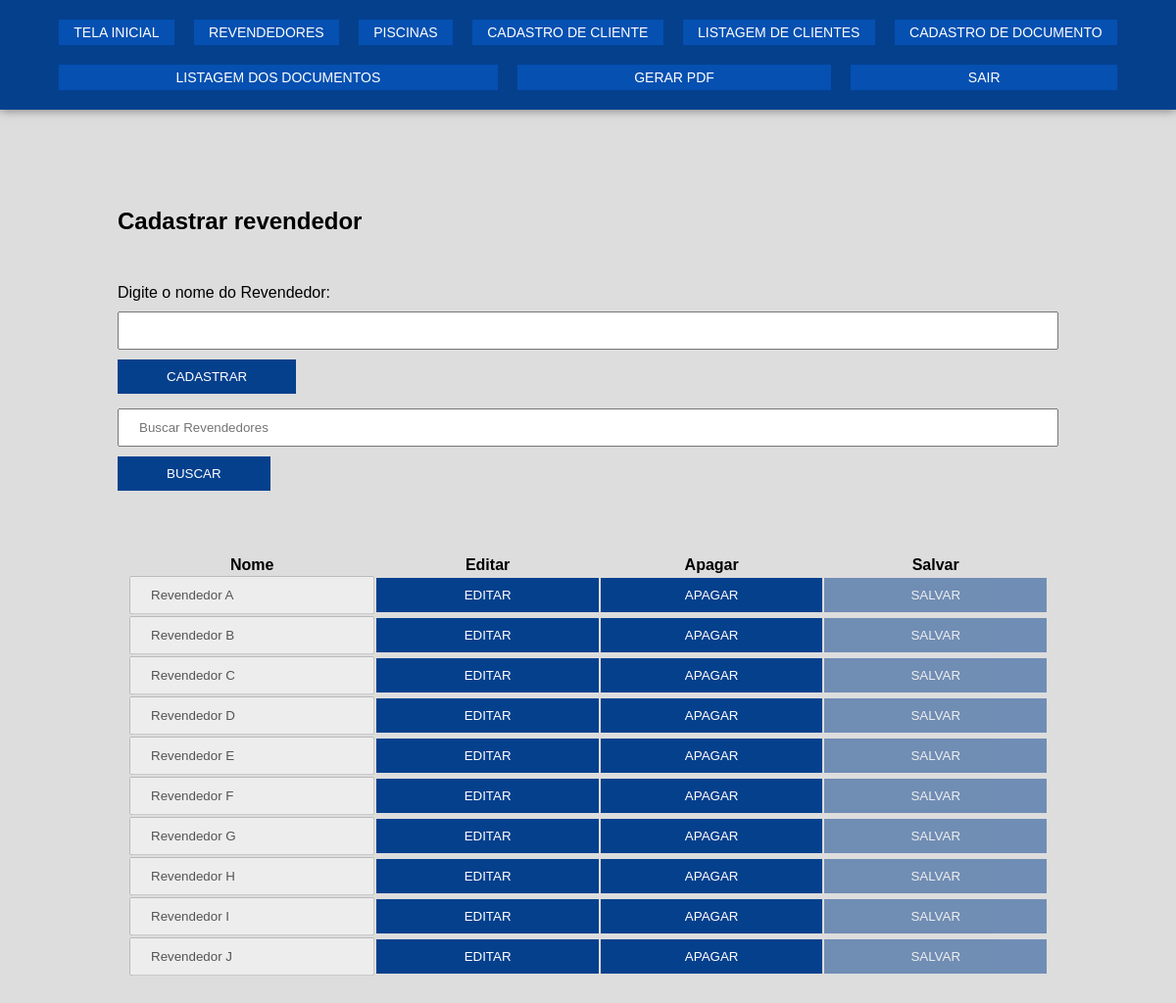
Screenshot of /src/Pages/Admin/Revendedor/index.php (signed in) with the database file from the repository.
### tables this page shows
CREATE TABLE `tb_revendedor` (
  `id_revendedor` int(11) NOT NULL,
  `nome` varchar(100) NOT NULL
);

### src/Pages/Admin/Revendedor/listar_revendedor.php (the view, shortened to what this page needs)
<?php
require_once("../../../databaseconnect.php");
function isEditing($id) {
    return isset($_POST['edit']) && $_POST['edit'] == $id;
}
function isSaveEnabled($id) {
    return isset($_POST['edit']) && $_POST['edit'] == $id && isset($_POST['nome_changed']) && $_POST['nome_changed'];
}
$searchTerm = '';
$sql = "SELECT id_revendedor, nome FROM tb_revendedor WHERE nome LIKE :search";
$stmt = $pdo->prepare($sql);
$stmt->bindValue(':search', '%' . $searchTerm . '%', PDO::PARAM_STR);
$stmt->execute();
?>
<section>
    <form method="get" action="">
        <input type="text" name="search" value="<?php echo htmlspecialchars($searchTerm); ?>" placeholder="Buscar Revendedores">
        <button type="submit">Buscar</button>
    </form>
    <div class="container-table">
        <table>
            <thead>
                <tr>
                    <th>Nome</th>
                    <th>Editar</th>
                    <th>Apagar</th>
                    <th>Salvar</th>
                </tr>
            </thead>
            <tbody>
                <?php
                if ($stmt->rowCount() > 0) {
                    while($row = $stmt->fetch(PDO::FETCH_ASSOC)) {
                        $isEditing = isEditing($row["id_revendedor"]);
                        $isSaveEnabled = isSaveEnabled($row["id_revendedor"]);
                        echo "<tr>";
                        echo "<form method='post' action='' oninput='checkInput(this)'>";
                        echo "<td><input type='text' name='nome' value='" . htmlspecialchars($row["nome"]) . "'" . ($isEditing ? "" : " disabled") . "></td>";
                        echo "<td><button type='submit' name='edit' value='" . $row["id_revendedor"] . "'>Editar</button></td>";
                        echo "<td><button type='submit' name='delete' value='Apagar'>Apagar</button></td>";
                        echo "<td><button type='submit' name='save' value='Salvar'" . ($isSaveEnabled ? "" : " disabled") . ">Salvar</button></td>";
                        echo "</form>";
                        echo "</tr>";
                    }
                } else {
                    echo "<tr><td colspan='4'>Nenhum revendedor encontrado</td></tr>";
                }
                ?>
            </tbody>
        </table>
    </div>
</section>

### src/Pages/assets/css/style.css (style rules this page uses)
* { box-sizing: border-box; margin: 0; padding: 0; font-family: Verdana, Geneva, Tahoma, sans-serif; }
body { background: #dddddd; overflow-x: hidden; }
main form input { width: 100%; margin-bottom: 10px; }
main form input, main form select { padding: 10px 20px; }
main form button { display: block; margin-bottom: 15px; background: #05408d; color: #fff; padding: 10px 50px; text-transform: uppercase; border: none; outline: none; cursor: pointer; }
main table { width: 100%; }
main table td input, main table td button, main table td select { width: 100%; min-width: 200px; padding: 10px 20px; }
main table td button { display: block; background: #05408d; color: #fff; text-transform: uppercase; border: none; outline: none; cursor: pointer; }
main table td button:disabled { opacity: 0.5; cursor: auto; }
.container-table { width: 100%; overflow: auto; padding: 50px 10px 10px 10px; }

### rows the page displays
tb_revendedor: nome "Revendedor A", $row["id_revendedor"] 1 (drawn)
tb_revendedor: nome "Revendedor B", $row["id_revendedor"] 2 (drawn)
tb_revendedor: nome "Revendedor C", $row["id_revendedor"] 3 (drawn)
tb_revendedor: nome "Revendedor D", $row["id_revendedor"] 4 (drawn)
tb_revendedor: nome "Revendedor E", $row["id_revendedor"] 5 (drawn)
tb_revendedor: nome "Revendedor F", $row["id_revendedor"] 6 (drawn)
tb_revendedor: nome "Revendedor G", $row["id_revendedor"] 7 (drawn)
tb_revendedor: nome "Revendedor H", $row["id_revendedor"] 8 (drawn)
tb_revendedor: nome "Revendedor I", $row["id_revendedor"] 9 (drawn)
tb_revendedor: nome "Revendedor J", $row["id_revendedor"] 10 (drawn)
